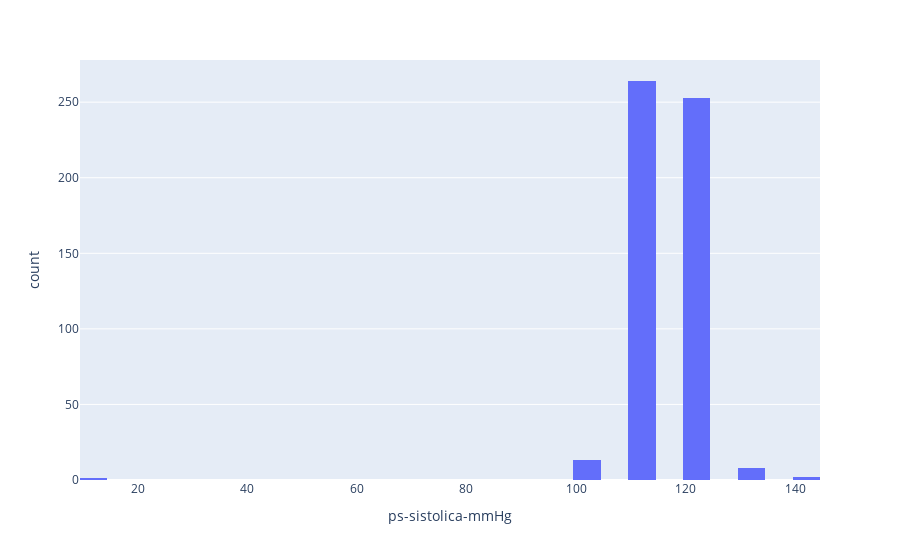

The notebook cell this image was saved under:
### Code cell
#Histograma de variable determinada para remover outliers
figura2 = px.histogram(df, x='ps-sistolica-mmHg', nbins=30)
figura2.show()

### Figure 1 — Plotly figure (JSON) as saved in the notebook; plotly's stock layout.template omitted (floating-point values rounded to 4 significant figures; data arrays with more than 128 entries replaced by an {"elided": "..."} marker saying what was removed)
{"data": [{"alignmentgroup": "True", "bingroup": "x", "hovertemplate": "ps-sistolica-mmHg=%{x}<br>count=%{y}<extra></extra>", "legendgroup": "", "marker": {"color": "#636efa", "pattern": {"shape": ""}}, "name": "", "nbinsx": 30, "offsetgroup": "", "orientation": "v", "showlegend": false, "type": "histogram", "x": {"elided": "541 int values"}, "xaxis": "x", "yaxis": "y"}], "layout": {"barmode": "relative", "legend": {"tracegroupgap": 0}, "margin": {"t": 60}, "xaxis": {"anchor": "y", "domain": [0, 1], "title": {"text": "ps-sistolica-mmHg"}}, "yaxis": {"anchor": "x", "domain": [0, 1], "title": {"text": "count"}}}}
